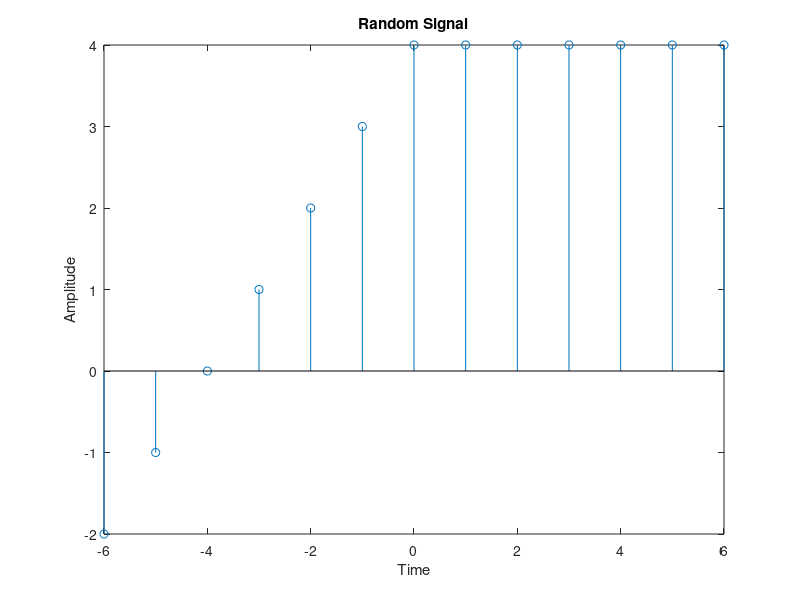

This chart was generated by the following MATLAB code: (Note: this script raises an error after producing the figure.)
clc;
clear all;
close all;
n = -6:1:6;
y = [-2, -1, 0, 1, 2, 3, 4, 4, 4, 4, 4, 4, 4];
stem(n,y);
xlabel("Time");
ylabel("Amplitude");
title("Random Signal");
legend(2400040454);
